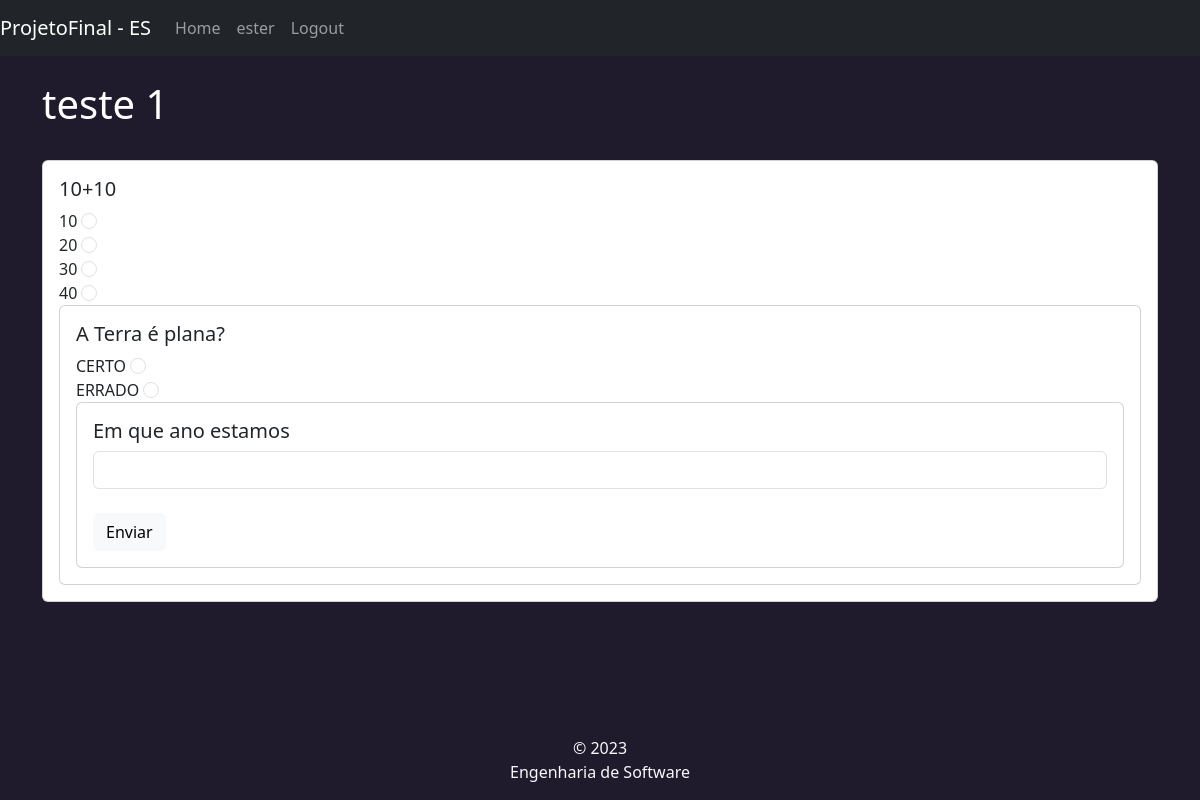
The page /exame/1/ (signed in) on the database its author committed.
### app/models/tables.py (models this page shows)
class User(db.Model, UserMixin):
    id = db.Column(Integer, primary_key=True)
    username = db.Column(String(9), nullable=False, unique=True)
    email = db.Column(String(150), nullable=False, unique=True)
    password = db.Column(db.String(80), nullable=False)
    professor = db.Column(db.Boolean,nullable=False)

class Exame(db.Model):
    __tablename__ = 'exames'
    id = db.Column(db.Integer, primary_key=True)
    nome = db.Column(db.String,nullable = False)
    qtd_questoes = db.Column(db.Integer, nullable=False)
    valor = db.Column(db.String, nullable=False)
    horario_inicio = db.Column(db.DateTime, nullable = False)
    horario_fim = db.Column(db.DateTime, nullable = False)
    questoes:  Mapped[list["QuestaoExame"]] = relationship(back_populates="exame")
    '''
    questoes = db.relationship('Questao',secondary = questoes, lazy='subquery',
                               backref = db.backref('exames',lazy=True))
    questoesCE = db.relationship('QuestaoCE',secondary = questoesCE, lazy='subquery',
                               backref = db.backref('exames',lazy=True))
    questoesCA = db.relationship('QuestaoCA',secondary = questoesCA, lazy='subquery',
                               backref = db.backref('exames',lazy=True))
    '''

class Questao(db.Model):
    __tablename__ = 'questoes'
    id = Column(Integer, primary_key=True)
    tipo = Column(Enum('ME', 'CE', 'CA'), nullable=False)
    enunciado = Column(String(255), nullable=False)
    correta = Column(String(255))
    alternativas:  Mapped[list["Alternativa"]] = relationship(back_populates="questao")

class Alternativa(db.Model):
    __tablename__ = 'alternativas'
    id = Column(Integer, primary_key=True)
    texto = Column(String(255), nullable=False)
    correta = Column(Boolean, nullable=False)
    questao_id: Mapped["Questao"] = mapped_column(ForeignKey('questoes.id'))
    questao: Mapped["Questao"] = relationship(foreign_keys="Alternativa.questao_id")

### app/controllers/routes.py (the view)
@app.route("/exame/<id>/",methods=['GET'])
@login_required
def responde_exame_view(id):
    exame = Exame.query.filter_by(id=id).first()
    questoes = [Questao.query.filter_by(id=e.questao_id).first() for e in exame.questoes]
    return render_template('responde_exame.html', exame=exame, questoes=questoes)

### app/controllers/routes.py (called while the page is built)
@login_manager.user_loader
def load_user(user_id):
    return User.query.get(int(user_id))

### app/templates/responde_exame.html (shortened to what this page needs)
{% extends "base.html" %}
{% block content %}
    <h1>{{ exame.nome }}</h1>
    <br>
    <form action="{{ url_for('responde_exame', id=exame.id) }}" method="post">
        {% for q in questoes %}
        <div class="card"><div class="card-body">
            <h5>{{ q.enunciado }}</h5>
            {% if q.tipo == 'CE' %}
            <label for="">CERTO</label>
            <input type="radio" name="respostasCE" value="CERTO" class="form-check-input">
            <br>
            <label for="">ERRADO</label>
            <input type="radio" name="respostasCE" value="ERRADO" class="form-check-input">
            {% elif q.tipo == 'ME' %}
            {% for a in q.alternativas %}
            <label for="">{{ a.texto }}</label>
            <input type="radio" name="respostasME" value="{{ a.texto }}" class="form-check-input">
            <br>
            {% endfor %}
            {% elif q.tipo == 'CA' %}
            <input type="text" name="respostasCA" class="form-control">
            {% endif %}
        {% endfor %}
        <br>
        <button class="btn btn-light" type="submit">Enviar</button>
    </form>
{% endblock %}

### app/templates/base.html (shortened to what this page needs)
<!DOCTYPE html>
<html lang="en">
<head>
    <link rel="stylesheet" href="/static/bootstrap-5.3.0-dist/css/bootstrap.min.css" />
</head>
<body style="background: #201b2c; color: white">
    <nav class="navbar navbar-expand-lg navbar-dark bg-dark">
        <a class="navbar-brand" href="#"> ProjetoFinal - ES </a>
        <div class="collapse navbar-collapse" id="navbarNav">
        <ul class="navbar-nav">
            <li class="nav-item active">
                <a class="nav-link" href="/user">Home</a>
            </li>
            {% if current_user.anoynumous %}
            {% else %}
            <li class="nav-item active">
                <a class="nav-link" href="">{{current_user.username }}</a>
            </li>
            <li class="nav-item active">
                <a class="nav-link" href="{{ url_for('logout') }}">Logout</a>
            </li>
            {% endif %}
        </ul>
        </div>
    </nav>
    <div class="d-flex mt-4">
        <div class="container">
        {% block content %}{% endblock %}
        </div>
    </div>
    <footer class="footer fixed-bottom mt-auto py-3 text-light">
        <div class="container text-center">
            <span>
                &copy; 2023 <br/>
                Engenharia de Software
            </span>
        </div>
    </footer>
</body>
</html>

### rows shown on the page
User: username "ester"
Exame: nome "teste 1"
Questao: enunciado "10+10"
Alternativa: texto "10"
Alternativa: texto "20"
Alternativa: texto "30"
Alternativa: texto "40"
Questao: enunciado "A Terra é plana?"
Questao: enunciado "Em que ano estamos"
